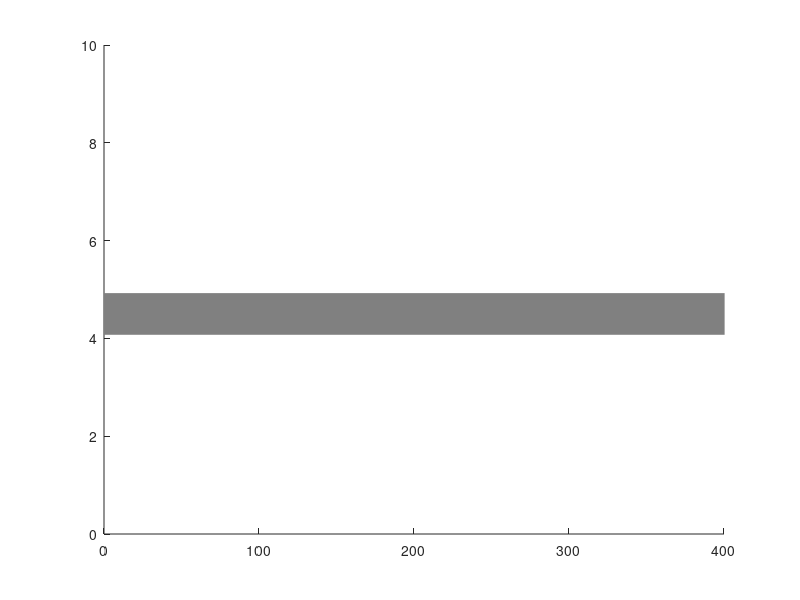

MATLAB code for this plot: (Note: this script raises an error after producing the figure.)
close all
X = [100; 90; 80; 70; 60; 50; 40; 30];
V = [8; 10; 10; 10; 10; 10; 10; 10];
A = [0; 0; 0; 0; 0; 0; 0; 0];

f = figure;
set(f, 'position', [200,200,800,200]);
axis([0 400  0 10])
hold on

Y = X * 0 + 5;
p = plot([0 1000], [4.5 4.5], 'LineWidth', 30, 'color', [0.5, 0.5, 0.5]);
%scatter(X, Y);


dt = 0.5;
CarData = [];
for t = 1 : 100
    pause(0.03);
    A(1) = IDM(X(1), V(1), X(1)+1000, 20);
    if (t <= 60)
        A(1)=IDM(X(1), V(1), 400, 0);
    end
    for n = 2 : 8
        A(n) = IDM(X(n), V(n), X(n - 1),V(n - 1));
    end
    for n = 1 : 8
        X(n) = X(n) + V(n) * dt + 0.5 * A(n) * dt^2;
        V(n) = V(n) + A(n) * dt;

    end
    delete(p);
    CarData(end+1,:) = [t * dt, X', V',A'];
    p = plot(X, Y, 'sr', 'MarkerSize', 10, 'MarkerFaceColor', [0.5, 0.1, 1]);

end

%% graph
f2 = figure;
plot(CarData(:, 1), CarData(:, 10:17));

f3 = figure;
plot(CarData(:, 1), CarData(:, 18:end));
